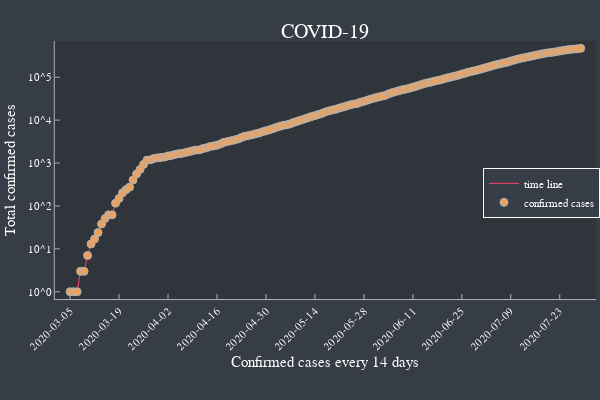

Notebook cell for this chart:
### Code cell
#Notes:
#Added scatter!()
#confirmeddays = x
#sadata = y.
#xticks=confirmeddays[1:14:end] : Every 14 days
#optional label="time line" m=:o  The letter o form the point in the graph

covid19confirmedcases = plot(confirmeddays, label="time line", sadata,
                                xticks=confirmeddays[1:14:end], 
                                xrotation=45, 
                                leg=:right, 
                                yscale=:log10,
                                grid=false)
    scatter!(confirmeddays, sadata, 
            linewidths=1, 
            hover=sadata,
            label = "confirmed cases")

theme(:dark)
xlabel!("Confirmed cases every 14 days")
ylabel!("Total confirmed cases")
title!("COVID-19")

### Figure 1 — Plotly figure (JSON) as saved in the notebook; plotly's stock layout.template omitted (floating-point values rounded to 4 significant figures; data arrays with more than 128 entries replaced by an {"elided": "..."} marker saying what was removed)
{"data": [{"colorbar": {"title": ""}, "legendgroup": "time line", "line": {"color": "rgba(254, 67, 101, 1.000)", "dash": "solid", "shape": "linear", "width": 1}, "mode": "lines", "name": "time line", "showlegend": true, "type": "scatter", "x": {"elided": "147 int values"}, "xaxis": "x1", "y": {"elided": "147 int values"}, "yaxis": "y1", "zmax": null, "zmin": null}, {"colorbar": {"title": ""}, "hoverinfo": "text", "legendgroup": "confirmed cases", "marker": {"color": "rgba(236, 162, 92, 1.000)", "line": {"color": "rgba(173, 178, 183, 1.000)", "width": 1}, "size": 8, "symbol": "circle"}, "mode": "markers", "name": "confirmed cases", "showlegend": true, "text": {"elided": "147 int values"}, "type": "scatter", "x": {"elided": "147 int values"}, "xaxis": "x1", "y": {"elided": "147 int values"}, "yaxis": "y1", "zmax": null, "zmin": null}], "layout": {"annotations": [{"font": {"color": "rgba(255, 255, 255, 1.000)", "family": "sans-serif", "size": 20}, "rotation": 0, "showarrow": false, "text": "COVID-19", "x": 0.5424, "xanchor": "center", "xref": "paper", "y": 1, "yanchor": "top", "yref": "paper"}], "height": 400, "legend": {"bgcolor": "rgba(54, 61, 70, 1.000)", "bordercolor": "rgba(255, 255, 255, 1.000)", "borderwidth": 1, "font": {"color": "rgba(255, 255, 255, 1.000)", "family": "sans-serif", "size": 11}, "tracegroupgap": 0, "traceorder": "normal", "x": 1, "xanchor": "right", "y": 0.52, "yanchor": "middle"}, "margin": {"b": 20, "l": 0, "r": 0, "t": 20}, "paper_bgcolor": "rgba(54, 61, 70, 1.000)", "plot_bgcolor": "rgba(48, 52, 59, 1.000)", "showlegend": true, "width": 600, "xaxis": {"anchor": "y1", "domain": [0.09128, 0.9934], "gridcolor": "rgba(173, 178, 183, 0.100)", "gridwidth": 0.5, "linecolor": "rgba(173, 178, 183, 1.000)", "mirror": false, "range": [737500.0, 737600.0], "showgrid": false, "showline": true, "showticklabels": true, "tickangle": -45, "tickcolor": "rgb(173, 178, 183)", "tickfont": {"color": "rgba(255, 255, 255, 1.000)", "family": "sans-serif", "size": 11}, "tickmode": "array", "ticks": "inside", "ticktext": ["2020-03-05", "2020-03-19", "2020-04-02", "2020-04-16", "2020-04-30", "2020-05-14", "2020-05-28", "2020-06-11", "2020-06-25", "2020-07-09", "2020-07-23"], "tickvals": [737489, 737503, 737517, 737531, 737545, 737559, 737573, 737587, 737601, 737615, 737629], "title": "Confirmed cases every 14 days", "titlefont": {"color": "rgba(255, 255, 255, 1.000)", "family": "sans-serif", "size": 15}, "type": "-", "visible": true, "zeroline": false, "zerolinecolor": "rgba(173, 178, 183, 1.000)"}, "yaxis": {"anchor": "x1", "domain": [0.2248, 0.9415], "gridcolor": "rgba(173, 178, 183, 0.100)", "gridwidth": 0.5, "linecolor": "rgba(173, 178, 183, 1.000)", "mirror": false, "range": [-0.1702, 5.843], "showgrid": false, "showline": true, "showticklabels": true, "tickangle": 0, "tickcolor": "rgb(173, 178, 183)", "tickfont": {"color": "rgba(255, 255, 255, 1.000)", "family": "sans-serif", "size": 11}, "tickmode": "array", "ticks": "inside", "ticktext": ["10^0", "10^1", "10^2", "10^3", "10^4", "10^5"], "tickvals": [1, 10, 100, 1000, 10000, 100000], "title": "Total confirmed cases", "titlefont": {"color": "rgba(255, 255, 255, 1.000)", "family": "sans-serif", "size": 15}, "type": "log", "visible": true, "zeroline": false, "zerolinecolor": "rgba(173, 178, 183, 1.000)"}}}
